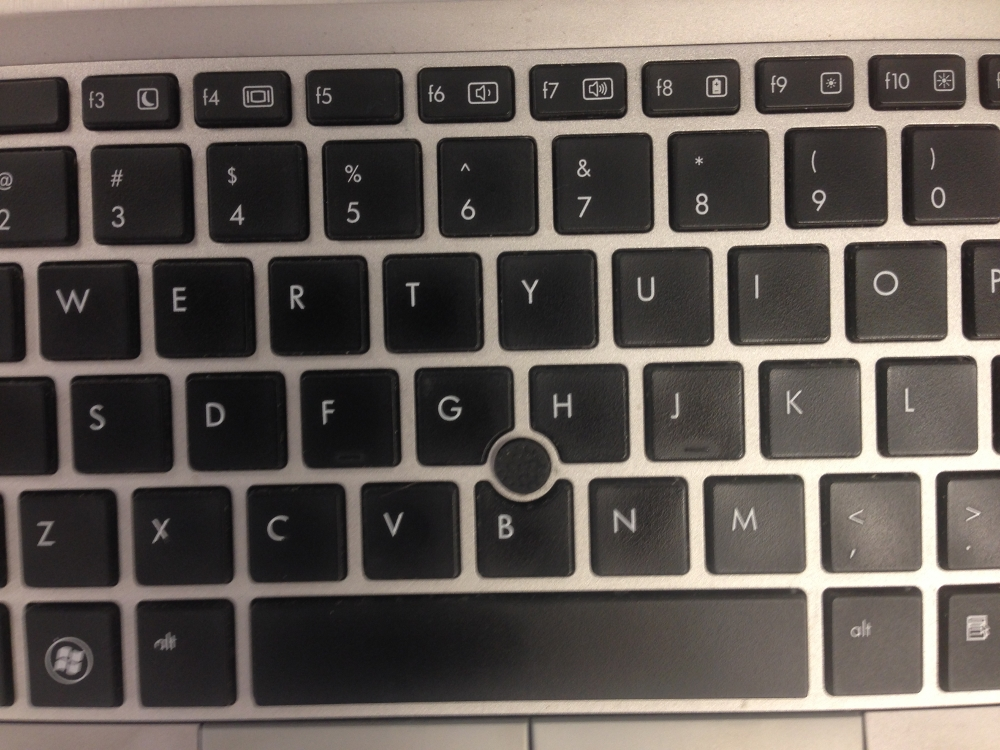
//> input picture OpenCV/boundingRegion/test.jpg, 1000 x 750 px
$ ./edgeVectorPic test.jpg   (built with g++ and OpenCV 4)
//> lines starting //> are read from the running program, lines starting //| are printed output that depends on the picture
//> further down, img is the input picture: 750 rows x 1000 cols, CV_8UC3; mean B, G, R 84.2, 89.5, 96.9
### Code/EdgeDetection/Link.h
#ifndef INCLUDED_LINK
#define INCLUDED_LINK

#include "iostream" // For the ostream operator

#define DATA_NOT_FOUND -1 // Index for data not being found in Link

// ===================================================
//      This is a linked list class optimized for
//       inserting and removing elements quickly
// ===================================================

// ==========================
//      Member Functions

// (constructor)
//   with no data and no elements, size of 0

// (destructor)
//   deep delete of all attached nodes

// int size()		- returns the current number of elements

// void spin()		- "spins" the list so current head goes to end
//                        and new
//			  head is the next element in the list

// int find(T&)         - Finds given "data" in the linked list with
//                        the equivilance operator, returns it's index
//                        or DATA_NOT_FOUND if it does not exist

// bool has(T&)         - Returns true an element exists in this list

// void clear()		- deletes and frees all memory and resets size

// void remove(int)	- removes this index from the list (uses modulus
//			  to wrap indices out of bounds back in range)

// void add(T&) 	- Adds given data into the list (constant time)

// Link<T>& operator+=(Link<T>&) - Cycles all elements of the given
//                                 Link and adds them to this list

// T& operator[](int)   - Returns data at that index (O(n/2)) uses
//                        modulus to wrap indices into bounds

// operator<<           - Returns the linked list illustrated in asci

// print                - Uses operator<< on standard out

//      End Functions
// =======================


template <class T>
class Node{
public:
  T Data;  // Data holder
  Node<T> * Next; // Next node
  Node<T> * Prev; // Previous node

  // Default constructor
  Node(){ Next = Prev = Data = NULL; };

  // Constructor given data
  Node(const T & data){Data = data; Next = Prev = NULL; };

  // Destructor (linked to next)
  ~Node(){
    if (Next != NULL)
      delete(Next);
  };
};


template <class T>
class Link{
protected:
  Node<T> * Head;  // Head of linked list
  Node<T> * Tail;  // Tail of linked list
  int Size;	   // Number of elements in this list

  // Pre:  0 <= i < Size
  // Post: The node at that position is returned (optimized for either
  // first or last element retrieval)
  // Big O class: O(n/2)
  // [10 lines left out: function getNode, not called in this run]

public:
  // Default constructor
  Link(){ Head = Tail = NULL; Size = 0; };

  // Destructor: Deletes nodes from head using clear method
  ~Link(){ clear(); };

  // Returns the current size of this list
  int size() const{ return(Size); };

  // Pre:  If head != NULL then there are new allocated nodes in this
  // Post: All nodes are freed from memory, Member data is reset
  // [46 lines left out: functions clear, spin, remove, add, not called in this run]

  // Pre:  other is well defined
  // Post: all nodes are shallow copied
  Link<T> & operator+=(const Link<T> &other){
    for (int n=0; n<other.size(); n++){
      add(other[0]);
      other.spin();
    }
  }

  // Pre:  data is well defined and has an operator==
  // Post: the last occuring index of data if it exists in this Link
  // [9 lines left out: function find, not called in this run]

  // Pre:  data is well defined and has an operator==
  // Post: true if data exists in this link
  bool has(const T &data){
    return(find(data) != DATA_NOT_FOUND);
  }

  // Pre:  0 <= index < Size
  // Post: The node at that position is returned
  T & operator[](int index){
    while (index < 0) index += Size; index = index % Size;
    return(getNode(index)->Data); // Return the data in that node
  };

  // Pre:  Called
  // Post: This data is sent to an ostream
  void print() const { std::cerr << (*this) << std::endl; };

  // Pre:  out is defined, link is well-defined
  // Post: All elements of link are sent to the ostream
  friend std::ostream & operator<<(std::ostream & out,
				   const Link<T> & link){
    out << "(";
    Node<T> * curr = link.Head;
    for (int n=0; n<link.Size; n++){
      if (curr == link.Head)
	out << "H";
      if (curr == link.Tail)
	out << "T";
      out << curr->Data;
      curr = curr->Next;
      if (curr != NULL)
	out << ")-(";
    }
    out << ")";
    return(out);
  };

};

#endif

### OpenCV/boundingRegion/Derriv.cc

typedef cv::Vec3b px; // "px" for pixel
// (blue, green, red)  is OpenCV default

// Returns the sum of a BGR pixel's channels
int sum(const px &pixel){
  return(pixel.val[0]+pixel.val[1]+pixel.val[2]);
}

// Pre:  pix1 and pix2 are defined with a ">" operator
// Post: The absolute value of the difference between them found using
//        a comparison check
px absDifference(const px &pix1, const px &pix2){
  px result(pix1 - pix2);
  if (sum(pix2) > sum(pix1))
     result = pix2 - pix1;
  return result;
}

// Pre:  img defined
//       row-neighboorhood >= 0, row+neighboorhood < img.rows
//       col-neighboorhood >= 0, col+neighboorhood < img.cols
// Post: The derrivative at the given point (the positive difference
//       in pixel values "neighboorhood" distance from (row,col))
px pixelDerriv(const cv::Mat &img, const int &row,
	       const int &col, const int &neighboorhood){
  px leftX( img.at<px>(row,col-neighboorhood));
  px rightX(img.at<px>(row,col+neighboorhood));
  px xDiff( absDifference(leftX, rightX));

  px topY(   img.at<px>(row-neighboorhood,col));
  px bottomY(img.at<px>(row+neighboorhood,col));
  px yDiff(  absDifference(topY, bottomY));

  px diff(xDiff+yDiff);
  diff.val[0] /= neighboorhood;
  diff.val[1] /= neighboorhood;
  diff.val[2] /= neighboorhood;
  return ( diff);//  / neighboorhood );
}
// TODO:  This function is not optimized, there are many improvements
//        that can be made but I am leaving it as accurate as possible
//        until algorithm development is done


// Pre:  img is defined, rows > 0, cols > 0, neighboorhood defined
// Post: Each pixel's value in the derrivative is the difference of
//       the pixels "neighboorhood" distance on either side of that
//       pixel both vertically and horizontally
cv::Mat derriv(const cv::Mat &img, const int &neighboorhood=1){
  cv::Mat derrivImg(img.rows, img.cols, CV_8UC3);
  for (int row(neighboorhood);
       row < (img.rows - neighboorhood); row ++){
    for (int col(neighboorhood);
	 col < (img.cols - neighboorhood); col ++){
      derrivImg.at<px>( row, col ) =
	pixelDerriv(img,row,col,neighboorhood);
    }
  }
  return derrivImg;
}

### OpenCV/boundingRegion/Sparse.cc
#include <opencv2/opencv.hpp> // Defines the namespace "cv" and all
                              //  the cv functions and types used

// Pre:  fullImg defined, pixelSpacing < (fullImg width or height)
// Post: Extracts out a sparse data-set from the image provided,
//       dropping 'pixelSpacing' pixels for every 1 pixel grabbed.
cv::Mat sparse(cv::Mat & fullImg, int &pixelSpacing);

// Pre:  fullImg defined
//       xCenter + width /2 < fullImg.width
//       yCenter + height/2 < fullImg.height
//       0 <= width  <= fullImg.width /2
//       0 <= height <= fullImg.height/2
//       0 <= pixelSpacing < min(width-1, height-1)
// Post: Extracts out a sparse data-set from the image provided
cv::Mat sparse(cv::Mat &fullImg, int &xCenter, int &yCenter,
		 int &width, int &height, int &pixelSpacing);

// Pre:  fullImg defined, pixelSpacing < (fullImg width or height)
// Post: Extracts out a sparse data-set from the image provided,
//       dropping 'pixelSpacing' pixels for every 1 pixel grabbed.
cv::Mat sparse(cv::Mat & fullImg, int &pixelSpacing){
  int  xCenter(fullImg.cols / 2); // Default to center
//> xCenter = 500
  int  yCenter(fullImg.rows / 2);
//> yCenter = 375
  return sparse(fullImg, xCenter, yCenter, fullImg.cols, fullImg.rows, pixelSpacing);
}

// Pre:  fullImg defined
//       xCenter + width /2 < fullImg.width
//       yCenter + height/2 < fullImg.height
//       0 <= width  <= fullImg.width /2
//       0 <= height <= fullImg.height/2
//       0 <= pixelSpacing < min(width-1, height-1)
// Post: Extracts out a sparse data-set from the image provided
cv::Mat sparse(cv::Mat &fullImg, int &xCenter, int &yCenter,
		 int &width, int &height, int &pixelSpacing){
  // Create a new cv::Mat of the appropriate size
  int rows(height / pixelSpacing);  int cols(width  / pixelSpacing);
  cv::Mat region(rows, cols, CV_8UC3);

  // Calculate lower bounds in original image
  int minX(xCenter - (width /2));  int minY(yCenter - (height/2));
//> after `int minX(xCenter -(width / 2))`: minX = 0
//> after `int minY(yCenter -(height / 2))`: minY = 0

  // Copy over sparse data set
  for (int row(0); row < rows; row ++){
    for (int col(0); col < cols; col ++){
      region.at<cv::Vec3b>( row, col ) =
	fullImg.at<cv::Vec3b>(row*pixelSpacing+minY,
			      col*pixelSpacing+minX);
    }
  }
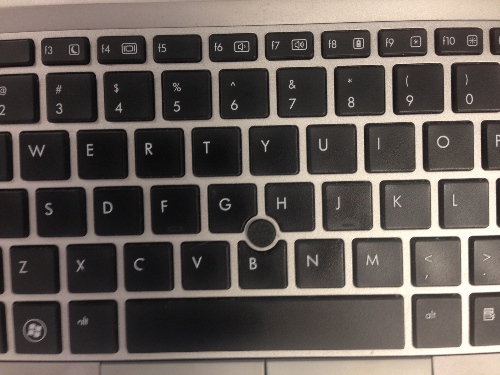
//> region: 375 rows x 500 cols, CV_8UC3; mean B, G, R 84.2, 89.4, 96.9
  return region;
}

// CV TYPES:
// CV_8UC1, CV_8UC2, CV_8UC3, for how many color channels there are

### OpenCV/boundingRegion/edgeVectorPic.cc
#include <iostream> // For "cerr"
#include <opencv2/opencv.hpp> // Defines the namespace "cv" and all
                              //  the cv functions and types used
#include "Sparse.cc"
#include "Derriv.cc"
#include "Link.h"

#define ORIGINAL_IMAGE "Original"
#define EDGES_WINDOW "EDGES SON"

#define MOUSE_MOVE 0
#define MOUSE_LEFT_DN 1
#define MOUSE_LEFT_UP 4
#define MOUSE_RIGHT_DN 2
#define MOUSE_RIGHT_UP 5

#define CIRCLE_RADIUS 3

#define MAX_QUEUE_SIZE 100
#define BIG 9999999

using namespace cv;
using namespace std;

Mat g_sparseImg; // Holder for the original image (sparse)
Mat g_derriv;    // Holder for the derrivative of that image
Link<cv::Point> g_boundedRegion;
cv::Scalar g_green(0,255,0);
int g_interesting(15); // Greater than half intensity average
int g_checkRange(2);    // Neighborhood check range for breadth first

// Used for an unnecessary callback, no function
void callbackDummy(int,void*){}

//Pre:  Point is defined and g_derriv is defined
//Post: true if the x,y point is on the image
// [87 lines left out: functions inBounds, interesting, addIfInteresting, stepQueue, drawBoundingRegion, completeRegion and 1 more, not called in this run]

// All edge pixels placed into vectors
int main(int argc, char *argv[]){
  if (argc != 2)
    return -1;
  int pixelSpacing(2);  // Default to 2 (25% image data)
  int prevPixelSpacing(pixelSpacing);
  Mat img(imread(argv[1])); // Open the image provided as command line arg

  g_sparseImg = sparse(img, pixelSpacing);
  g_derriv = derriv(g_sparseImg);
//> after the loop in derriv, `for (int row(neighboorhood);`:
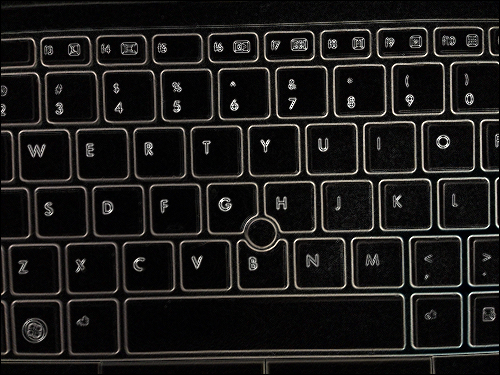
//> derrivImg: 375 rows x 500 cols, CV_8UC3; mean B, G, R 25, 26.2, 27.4

  //  namedWindow(ORIGINAL_IMAGE, CV_WINDOW_NORMAL);
  namedWindow(EDGES_WINDOW, CV_WINDOW_NORMAL);
  createTrackbar("Threshold: ",EDGES_WINDOW,
		 &g_interesting, 255*3 ,callbackDummy);
  createTrackbar("Check Range: ",EDGES_WINDOW,
		 &g_checkRange, 5 ,callbackDummy);
  createTrackbar("Pixel Jump: ",EDGES_WINDOW,
		 &pixelSpacing, 10 ,callbackDummy);
  setMouseCallback(EDGES_WINDOW, mouseClick);
  for (;waitKey(1)<0;){
//> the Esc key is pressed
    if (pixelSpacing != prevPixelSpacing){
      g_sparseImg = sparse(img, pixelSpacing);
      g_derriv = derriv(g_sparseImg);
      prevPixelSpacing = pixelSpacing;
    }

    imshow(EDGES_WINDOW, g_derriv);
  }
  return 0;
}
